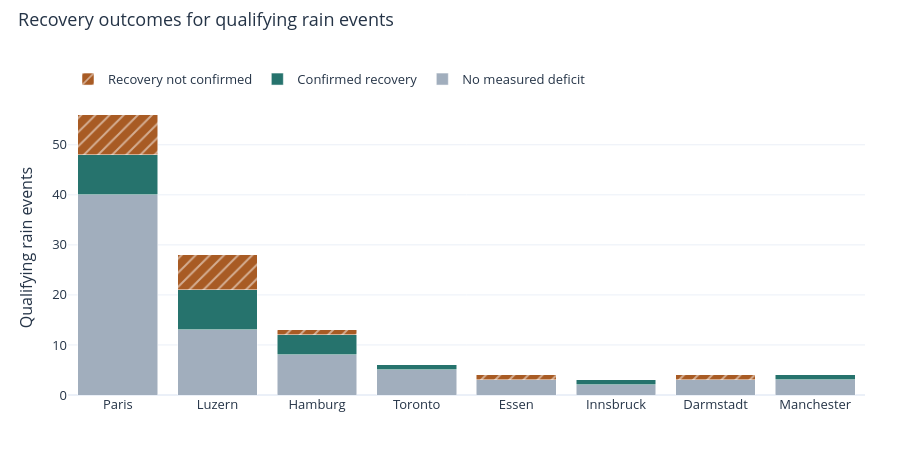

Here is the notebook cell this chart was saved with:
### Markdown cell above
### Recovery outcomes by city

Each qualifying event contributes to one outcome. Compare how many events had no measured deficit, how many had a confirmed recovery, and how many remained unconfirmed at the end of follow-up.

### Code cell
fig_event_outcomes = make_event_outcomes_chart(events)
fig_event_outcomes.show()

### Figure 1 — Plotly figure (JSON) as saved in the notebook; plotly's stock layout.template omitted (floating-point values rounded to 4 significant figures)
{"data": [{"customdata": [56, 28, 13, 6, 4, 3, 4, 4], "hovertemplate": "%{x}<br>Outcome count %{y} out of %{customdata}<extra>%{fullData.name}</extra>", "marker": {"color": "#a1aebd", "pattern": {"shape": ""}}, "name": "No measured deficit", "type": "bar", "x": ["Paris", "Luzern", "Hamburg", "Toronto", "Essen", "Innsbruck", "Darmstadt", "Manchester"], "y": [40, 13, 8, 5, 3, 2, 3, 3]}, {"customdata": [56, 28, 13, 6, 4, 3, 4, 4], "hovertemplate": "%{x}<br>Outcome count %{y} out of %{customdata}<extra>%{fullData.name}</extra>", "marker": {"color": "#26736d", "pattern": {"shape": ""}}, "name": "Confirmed recovery", "type": "bar", "x": ["Paris", "Luzern", "Hamburg", "Toronto", "Essen", "Innsbruck", "Darmstadt", "Manchester"], "y": [8, 8, 4, 1, 0, 1, 0, 1]}, {"customdata": [56, 28, 13, 6, 4, 3, 4, 4], "hovertemplate": "%{x}<br>Outcome count %{y} out of %{customdata}<extra>%{fullData.name}</extra>", "marker": {"color": "#a85b24", "pattern": {"shape": "/"}}, "name": "Recovery not confirmed", "type": "bar", "x": ["Paris", "Luzern", "Hamburg", "Toronto", "Essen", "Innsbruck", "Darmstadt", "Manchester"], "y": [8, 7, 1, 0, 1, 0, 1, 0]}], "layout": {"barmode": "stack", "font": {"color": "#253447", "size": 13}, "height": 460, "legend": {"orientation": "h", "y": 1.02, "yanchor": "bottom"}, "margin": {"b": 65, "l": 68, "r": 35, "t": 100}, "title": {"text": "Recovery outcomes for qualifying rain events", "x": 0.02, "y": 0.97, "yanchor": "top"}, "yaxis": {"rangemode": "tozero", "title": {"text": "Qualifying rain events"}}}}
